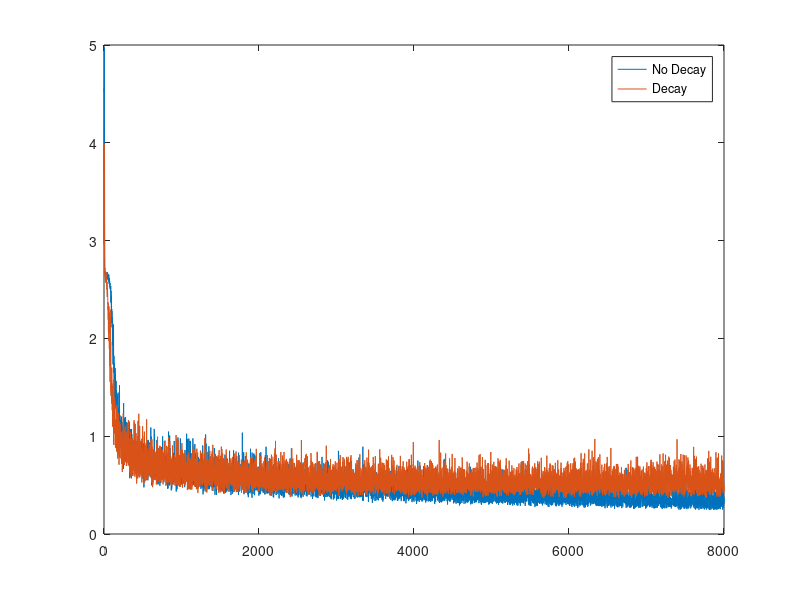

Here is the MATLAB script that generated this plot:
%% Loading the data
sigmoid_tl_no_decay = load('sigmoid_s1_tl_no_decay.mat');
sigmoid_testl_no_decay = load('sigmoid_s1_testl_no_decay.mat');
sigmoid_testacc_no_decay = load('sigmoid_s1_testacc_no_decay.mat');

sigmoid_tl_decay = load('sigmoid_s1_tl_decay.mat');
sigmoid_testl_decay = load('sigmoid_s1_testl_decay.mat');
sigmoid_testacc_decay = load('sigmoid_s1_testacc_decay.mat');

x = length(sigmoid_tl_no_decay.training_loss);
plot(1:x,sigmoid_tl_no_decay.training_loss,1:x,sigmoid_tl_decay.training_loss);
legend('No Decay', 'Decay');